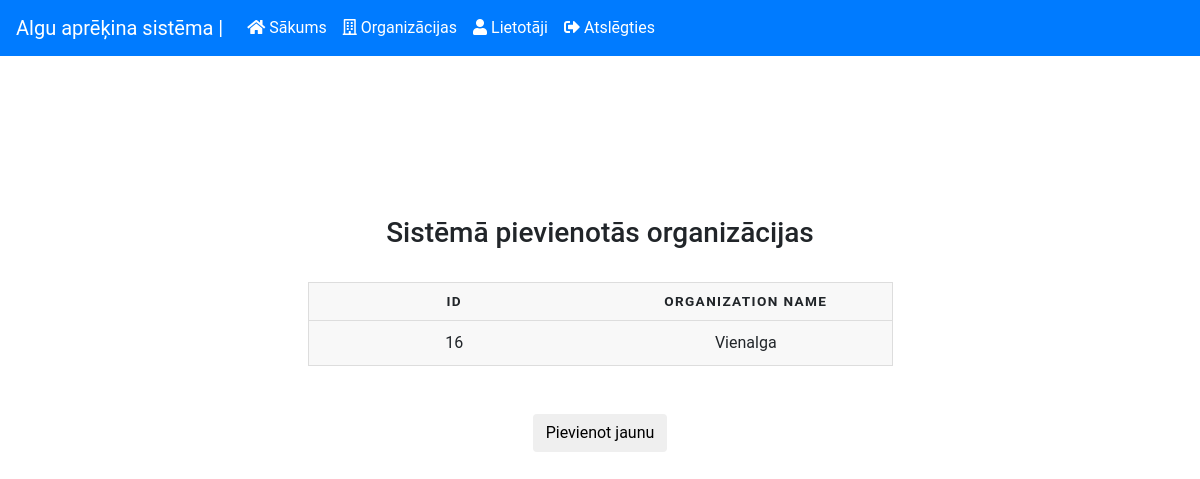
The page /organization-view.php (signed in) on the database as committed earlier.
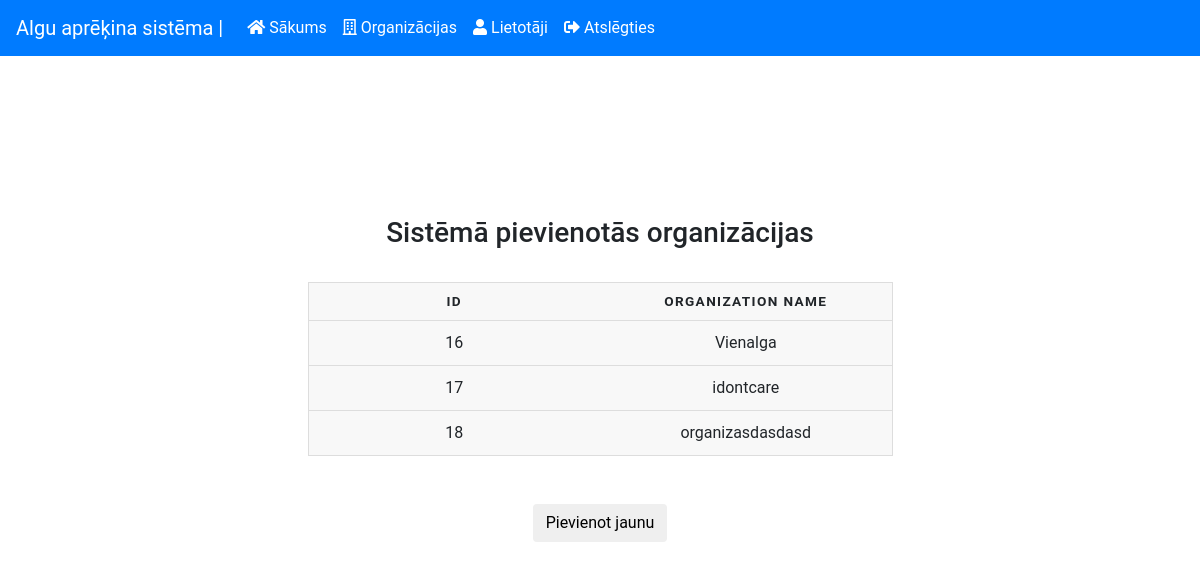
The same page on the database as committed later.
### tables this page shows
CREATE TABLE `organizations` (
  `id` int(11) NOT NULL,
  `org_name` varchar(30) NOT NULL
);

### database/db.php (called while the page is built, shortened)
<?php
class Database
{
  public function connect(){
    $this->con = new Mysqli(HOST, USER, PASS, DB);
    if ($this->con) {
      return $this->con;
    }
    return "DATABASE_CONNECTION_FAIL";
  }
}
 ?>

### includes/Organization.php (the view, shortened to what this page needs)
<?php
class Organization{
    public function loadOrganizationInTable(){
        include_once("database/db.php");
        $db = new Database();
        $this->con = $db->connect();
        $res = $this->con->query("SELECT * FROM `organizations` ORDER BY `id` ASC");
        foreach($res as $row){
            $id = $row["id"];
            $name = $row["org_name"];
            echo '<tr>
                  <td>'.$id.'</td>
                  <td>'.$name.'</td>
                  </tr>';
        }
    }
}

Rows that differ between the two databases and show on the page:
added organizations: id "17", org_name "idontcare"
added organizations: id "18", org_name "organizasdasdasd"
